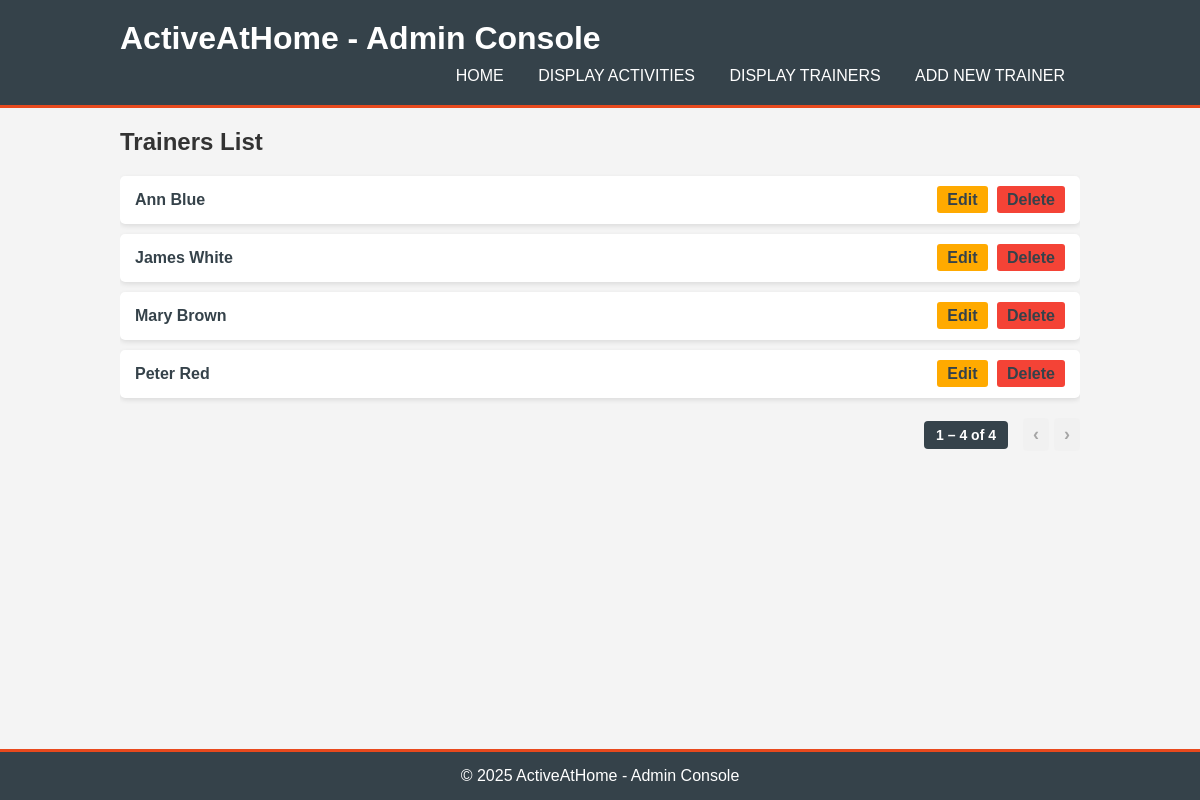
The app's page /public/index.php?page=trainers with its own data.
### tables this page shows
CREATE TABLE IF NOT EXISTS trainers (
    id INT AUTO_INCREMENT PRIMARY KEY,
    name VARCHAR(100) NOT NULL,
    email VARCHAR(100) NOT NULL,
    location VARCHAR(255) NOT NULL,
    certifications VARCHAR(255) NOT NULL,
    years INT NOT NULL,
    specialization VARCHAR(255) NOT NULL
);

### private/models/Database.php (called while the page is built, shortened)
<?php
class Database {
    private string $host = DB_HOST;
    private string $user = DB_USER;
    private string $pass = DB_PASS;
    private string $dbname = DB_NAME;
    private string $port = DB_PORT ?? '3307';
    private PDO|null $conn = null;
    private PDOStatement|null $stmt = null;
    public function __construct() {
        $dsn = 'mysql:host=' . $this->host . ';port=' . $this->port . ';dbname=' . $this->dbname;
        $options = [
            PDO::ATTR_PERSISTENT => true,
            PDO::ATTR_ERRMODE    => PDO::ERRMODE_EXCEPTION
        ];
        try {
            $this->conn = new PDO($dsn, $this->user, $this->pass, $options);
        } catch (PDOException $e) {
            $this->error = $e->getMessage();
            die("DB Connection Error: {$this->error}");
        }
    }
    public function query(string $query): void {
        if ($this->conn) {
            $this->stmt = $this->conn->prepare($query);
        } else {
            die("Cannot prepare query. No DB connection.");
        }
    }
    public function bind(string $param, mixed $value, ?int $type = null): void {
        $this->stmt->bindValue($param, $value, $type);
    }
    public function execute(): bool {
        return $this->stmt->execute();
    }
    public function resultSet(): array {
        $this->execute();
        return $this->stmt->fetchAll(PDO::FETCH_OBJ);
    }
    public function single(): object|false {
        $this->execute();
        return $this->stmt->fetch(PDO::FETCH_OBJ);
    }
}
?>

### private/services/TrainerService.php (called while the page is built, shortened)
<?php
class TrainerService {
    private TrainerInterface $trainer;
    public function __construct(TrainerInterface $trainer) {
        $this->trainer = $trainer;
    }
    public function getPaginatedFormatted(int $limit, int $offset): array {
        try {
            $results = $this->trainer->getPaginated($limit, $offset);
            return $results;
        } catch (Throwable $e) {
            Logger::error('TrainerService::getPaginatedFormatted', $e->getMessage());
            return [];
        }
    }
    public function getTotal(): int {
        try {
            return $this->trainer->count();
        } catch (Throwable $e) {
            Logger::error('TrainerService::getTotal', $e->getMessage());
            return 0;
        }
    }
}

### private/models/BaseModel.php (called while the page is built, shortened)
<?php
abstract class BaseModel {
    protected Database $db;
    protected string $table;
    public function __construct(Database $db, string $table) {
        $this->db = $db;
        $this->table = $table;
    }
    public function count(): int {
        try {
            $this->db->query("SELECT COUNT(*) as total FROM {$this->table}");
            return $this->db->single()->total;
        } catch (Throwable $e) {
            Logger::error("BaseModel::count", $e->getMessage());
            return 0;
        }
    }
    public function getPaginated(int $limit, int $offset): array {
        try {
            $query = "SELECT * FROM {$this->table} ORDER BY name LIMIT :limit OFFSET :offset";
            $this->db->query($query);
            $this->db->bind(':limit', $limit, PDO::PARAM_INT);
            $this->db->bind(':offset', $offset, PDO::PARAM_INT);
            return $this->db->resultSet();
        } catch (Throwable $e) {
            Logger::error("BaseModel::getPaginated", $e->getMessage());
            return [];
        }
    }
}

### public/views/trainers/list.php (the view, shortened to what this page needs)
<h2 style="margin-top: 20px; margin-bottom: 20px;">Trainers List</h2>
<div class="trainers-list">
    <?php if(!empty($trainers)): ?>
        <ul>
            <?php foreach($trainers as $trainer): ?>
                <li>
                    <a href="index.php?page=view_trainer&id=<?= $trainer->id; ?>">
                        <?= htmlspecialchars($trainer->name); ?>
                    </a>
                    <div class="actions">
                        <a href="index.php?page=edit_trainer&id=<?= $trainer->id; ?>" class="btn-edit">Edit</a>
                        <a href="index.php?page=delete_trainer&id=<?= $trainer->id; ?>"
                           class="btn-delete"
                           onclick="return confirm('Are you sure you want to delete this trainer?');">
                           Delete
                        </a>
                    </div>
                </li>
            <?php endforeach; ?>
        </ul>
    <?php else: ?>
        <p>No trainers found.</p>
    <?php endif; ?>
</div>
<div class="pagination-container">
    <div class="pagination-summary">
        <?php
          $start = ($pageNum - 1) * $perPage + 1;
          $end = min($start + $perPage - 1, $totalTrainers);
          echo "$start – $end of $totalTrainers";
        ?>
    </div>
    <div class="pagination-nav">
        <?php if ($pageNum > 1): ?>
            <a href="index.php?page=trainers&p=<?= $pageNum - 1; ?>" class="pagination-arrow">&lsaquo;</a>
        <?php else: ?>
            <span class="pagination-arrow disabled">&lsaquo;</span>
        <?php endif; ?>
        <?php if ($pageNum < $totalPages): ?>
            <a href="index.php?page=trainers&p=<?= $pageNum + 1; ?>" class="pagination-arrow">&rsaquo;</a>
        <?php else: ?>
            <span class="pagination-arrow disabled">&rsaquo;</span>
        <?php endif; ?>
    </div>
</div>

### public/assets/css/style.css (style rules this page uses)
* { margin: 0; padding: 0; box-sizing: border-box; }
html, body { height: 100%; width: 100%; font-family: Arial, sans-serif; background-color: #f4f4f4; color: #333; }
body { display: flex; flex-direction: column; min-height: 100vh; }
.activities-list ul, .trainers-list ul { list-style: none; padding: 0; margin: 0; }
.activities-list ul li, .trainers-list ul li { background: #ffffff; padding: 15px; margin-bottom: 10px; border-radius: 5px; box-shadow: 0 2px 5px rgba(0, 0, 0, 0.1); display: flex; justify-content: space-between; align-items: center; }
.activities-list ul li a, .trainers-list ul li a { color: #35424a; text-decoration: none; font-weight: bold; }
.btn-edit { background: #ffaa00; color: white; padding: 5px 10px; border-radius: 3px; text-decoration: none; margin-right: 5px; }
.btn-delete { background: #f44336; color: white; padding: 5px 10px; border-radius: 3px; text-decoration: none; }
.pagination-container { display: flex; justify-content: flex-end; align-items: center; gap: 15px; margin-top: 20px; font-size: 14px; color: #333; }
.pagination-summary { background-color: #35424a; color: #fff; padding: 6px 12px; border-radius: 4px; font-weight: bold; }
.pagination-nav { display: flex; gap: 5px; }
.pagination-arrow { display: inline-block; padding: 6px 10px; background-color: #ddd; color: #333; text-decoration: none; border-radius: 4px; font-size: 18px; font-weight: bold; transition: background-color 0.2s; }
.pagination-arrow.disabled { pointer-events: none; opacity: 0.4; background-color: #eee; }

### records on screen
trainers: name "Ann Blue"
trainers: name "James White"
trainers: name "Mary Brown"
trainers: name "Peter Red"

### other values on screen
$start "1"
$end "4"
$totalTrainers "4"
